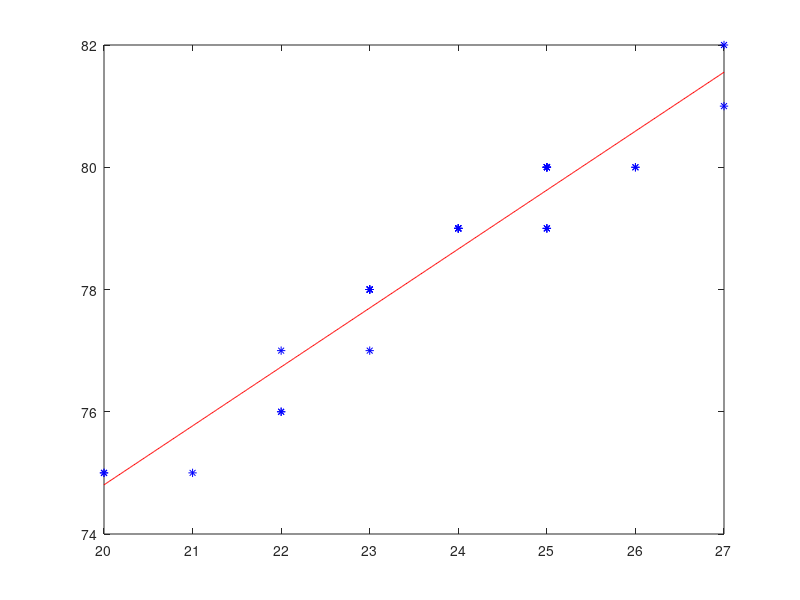

Write MATLAB code to recreate this figure.
X=[20*ones(1,2) 21*ones(1,1) 22*ones(1,3) 23*ones(1,6) 24*ones(1,5) 25*ones(1,9) 26*ones(1,2) 27*ones(1,2)];
Y=[75*ones(1,3) 76*ones(1,2) 77*ones(1,2) 78*ones(1,5) 79*ones(1,8) 80*ones(1,8) 81*ones(1,1) 82*ones(1,1)];

% a)
media_x = mean(X)
media_y = mean(Y)

% b)
dispersia_x = var(X)
dispersia_y = var(Y)

% c)
covarianta = cov(X,Y)

% d)
coef_cor= corrcoef(X,Y)
coef_corelatie = coef_cor(1,2)

% e)
plot(X, Y, 'b*')
hold on
p = polyfit(X, Y, 1)
fprintf('y=%6.3f x + %6.3f \n', p(1), p(2));

% f)
a = min(X) : 0.01 : max(X);
b = p(1) * a + p(2);
plot(a, b, 'r-')
val=polyval(p, 2.5);
fprintf('Valorile prognozate: y(2.5)=%6.4f\n', val);
val=polyval(p,3);
fprintf('si y(3)=%6.4f\n', val);